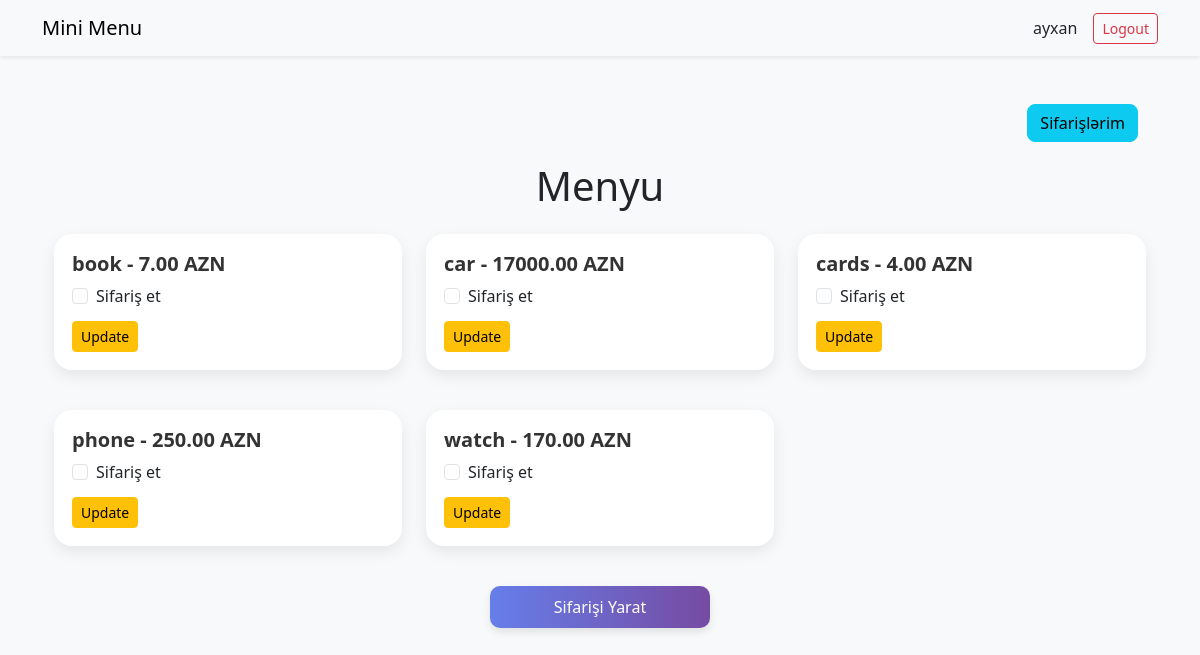
Before: / (signed in) with the older database file.
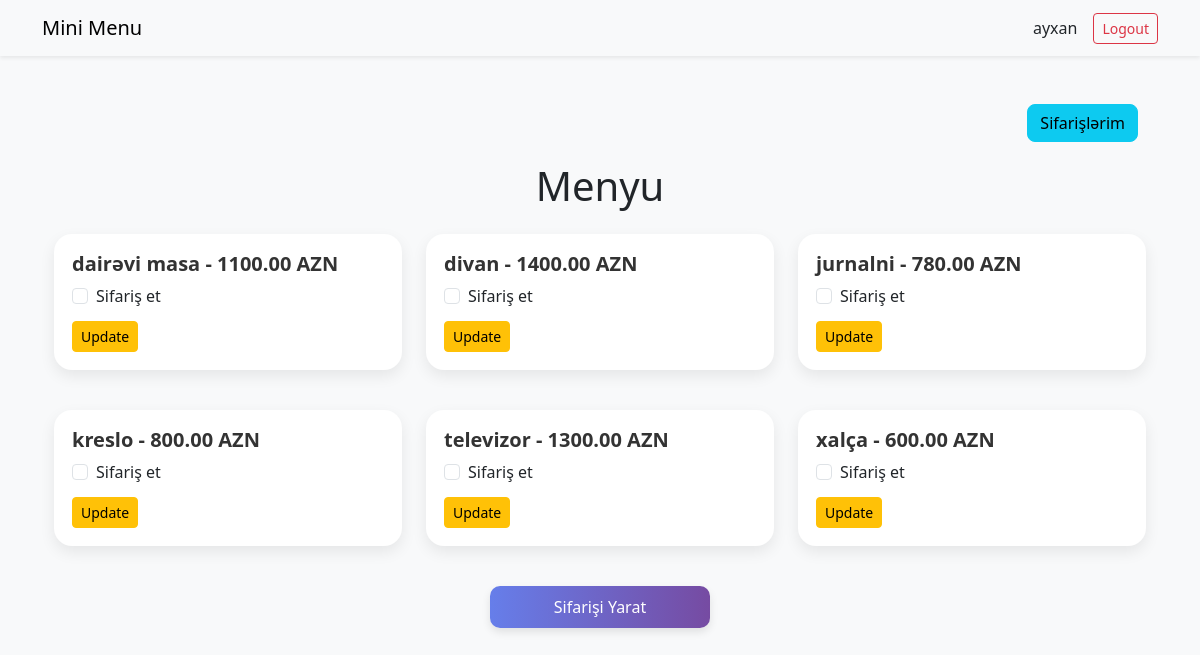
After: the same page with the newer database file.
### menu/models.py (models this page shows, shortened)
class MenuItem(models.Model):
    name = models.CharField(max_length=200, verbose_name="Məhsul adı")
    price = models.DecimalField(max_digits=8, decimal_places=2, verbose_name="Qiymət (AZN)")
    class Meta:
        verbose_name = "Məhsul"
        verbose_name_plural = "Məhsullar"
        ordering = ['name']

### menu/views.py (the view, shortened to what this page needs)
# urls.py: path('', views.menu_view, name='menu'),
@login_required
def menu_view(request):
    items = MenuItem.objects.all()
    return render(request, 'menu.html', {'menu_items': items})

### menu/templates/menu.html (shortened to what this page needs)
{% extends "product/layouts/base.html" %}
{% block content %}
<div class="container mt-5">
    <div class="d-flex justify-content-end top-btns">
        <a href="{% url 'orders' %}" class="btn btn-info me-2">Sifarişlərim</a>
    </div>
    <h1 class="mb-4 text-center">Menyu</h1>
    <form method="POST">
        <div class="row g-4">
            {% for item in menu_items %}
            <div class="col-md-4 mb-3">
                <div class="card h-100">
                    <div class="card-body">
                        <h5 class="card-title">{{ item.name }} - {{ item.price }} AZN</h5>
                        <div class="form-check mb-2">
                            <input class="form-check-input" type="checkbox" name="items" value="{{ item.id }}" id="item{{ item.id }}">
                            <label class="form-check-label" for="item{{ item.id }}">
                                Sifariş et
                            </label>
                        </div>
                        <button type="button" class="btn btn-warning btn-sm btn-update" data-id="{{ item.id }}">
                            Update
                        </button>
                    </div>
                </div>
            </div>
            {% endfor %}
        </div>
        <button type="submit" class="btn btn-primary mt-4">Sifarişi Yarat</button>
    </form>
</div>
{% endblock %}

### menu/templates/product/layouts/base.html (shortened to what this page needs)
{% load static %}
<!DOCTYPE html>
<html lang="az">
<head>
    <link rel="stylesheet" href="https://cdn.jsdelivr.net/npm/bootstrap@5.3.0/dist/css/bootstrap.min.css">
</head>
<body>
    <nav class="navbar navbar-expand-lg navbar-light bg-light shadow-sm">
        <div class="container">
            <a class="navbar-brand" href="{% url 'menu' %}">Mini Menu</a>
            <div class="collapse navbar-collapse justify-content-end" id="navbarNav">
                <ul class="navbar-nav">
                    {% if user.is_authenticated %}
                        <li class="nav-item d-flex align-items-center">
                            <span>{{ user.username }}</span>
                        </li>
                        <li class="nav-item ms-3">
                            <form method="POST" action="{% url 'logout' %}">
                                <button type="submit" class="btn btn-outline-danger btn-sm">Logout</button>
                            </form>
                        </li>
                    {% else %}
                        <li class="nav-item"><a class="nav-link" href="{% url 'login' %}">Login</a></li>
                        <li class="nav-item"><a class="nav-link" href="{% url 'register' %}">Register</a></li>
                    {% endif %}
                </ul>
            </div>
        </div>
    </nav>
    <main class="container my-4">
        {% block content %}{% endblock %}
    </main>
</body>
</html>

### menu/templates/menu.html (style rules this page uses)
body { background: #f8f9fa; font-family: 'Segoe UI', Tahoma, Geneva, Verdana, sans-serif; }
.card { border-radius: 18px; background: #fff; box-shadow: 0 6px 15px rgba(0,0,0,0.08); transition: transform 0.3s, box-shadow 0.3s, border 0.3s; position: relative; overflow: hidden; border: 2px solid transparent; }
.card::before { content: ''; position: absolute; top: -2px; left: -2px; right: -2px; bottom: -2px; border-radius: 20px; background: linear-gradient(135deg, #667eea, #764ba2, #ff7eb9, #ff9a7b); z-index: -2; filter: blur(8px); opacity: 0; transition: opacity 0.3s; }
.card::after { content: ''; position: absolute; top:0; left:0; right:0; bottom:0; border-radius: 18px; box-shadow: inset 0 0 0 rgba(255,255,255,0); transition: box-shadow 0.3s; z-index: -1; }
.card-body { position: relative; z-index: 1; }
.card-title { font-weight: 600; color: #333; }
.btn-primary { display: block; margin: 1.5rem auto 0; width: 220px; background: linear-gradient(90deg, #667eea, #764ba2); border: none; border-radius: 10px; padding: 0.55rem 1rem; font-weight: 500; box-shadow: 0 4px 8px rgba(0,0,0,0.1); transition: background 0.3s, transform 0.2s, box-shadow 0.3s; }
.btn-info { border-radius: 8px; transition: transform 0.2s; }
.form-check-input { cursor: pointer; transition: transform 0.2s, box-shadow 0.2s; }
.form-check-label { cursor: pointer; }
.top-btns { margin-bottom: 20px; }
.btn-update { margin-top: 5px; }

Changed rows visible on the page:
changed MenuItem: name "phone" → "dairəvi masa"; price "250.00" → "1100.00"; moves up the list
changed MenuItem: name "cards" → "divan"; price "4.00" → "1400.00"; moves up the list
changed MenuItem: name "book" → "jurnalni"; price "7.00" → "780.00"
changed MenuItem: name "car" → "kreslo"; price "17000.00" → "800.00"
changed MenuItem: name "watch" → "televizor"; price "170.00" → "1300.00"
added MenuItem: name "xalça", price "600.00"
